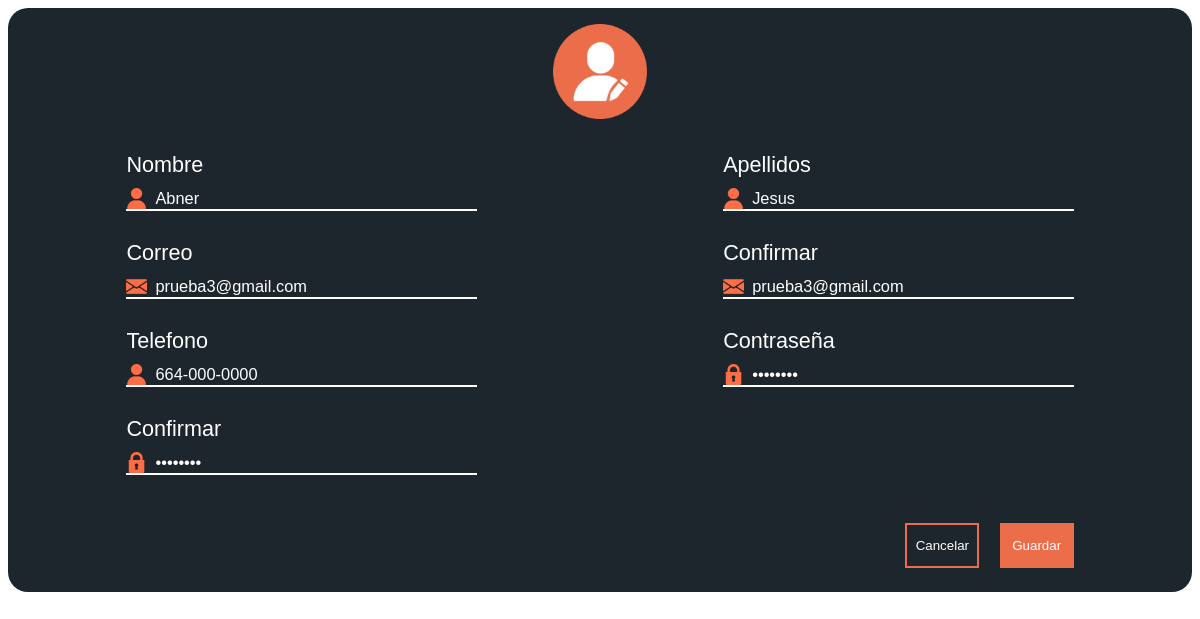
The app's page /_edit.php?var=7 with its own data.
### tables this page shows
CREATE TABLE IF NOT EXISTS `usuario` (
  `ID` int(3) NOT NULL AUTO_INCREMENT,
  `Nombre` varchar(100) NOT NULL,
  `Apellidos` varchar(60) NOT NULL,
  `Clave` varchar(50) NOT NULL,
  `Correo` varchar(100) NOT NULL,
  `Telefono` varchar(12) NOT NULL DEFAULT '664-000-0000',
  `TipoUsuario` char(1) NOT NULL,
  PRIMARY KEY (`ID`),
  KEY `TipoUsuario` (`TipoUsuario`)
);

### Web/_edit.php (the view, shortened to what this page needs)
<!DOCTYPE html>
<html lang="es" dir="ltr">
  <head>
    <link rel="stylesheet" href="js/jquery-ui/jquery-ui.min.css"/>
    <link rel="stylesheet" href="js/jquery-ui/jquery-ui.structure.min.css"/>
    <link rel="stylesheet" href="js/jquery-ui/jquery-ui.theme.min.css"/>
    <link rel="stylesheet" type="text/css" href="js/tooltipster-master/dist/css/tooltipster.bundle.min.css" />
    <link rel="stylesheet" href="css/msg-alert.css">
    <link rel="stylesheet" href="css/edit.css">
  </head>
  <body>
    <div class="container">
      <div class="container-img">
        <img src="img/editar.png" alt="" class="icon-title">
      </div>
      <div class="container-form">
        <?php
          $usu = $_GET['var'];
        ?>
        <form action="edit_usuario.php?var2=<?php echo $usu?>" method="post">
          <?php
            $conexion=mysqli_connect("localhost","root","","derechoscopio") or
              die("Problemas con la conexión");
            $registros = mysqli_query($conexion, "select Nombre, Apellidos, Correo, Telefono, Clave from usuario
                                  where ID='$_GET[var]'") or
              die("Problemas en el select:" . mysqli_error($conexion));
            if ($reg = mysqli_fetch_array($registros))
            {
          ?>
              <div class="field line">
                <label for="">Nombre</label>
                <div class="info">
                <img src="img/name.png" alt="" class="icon">
                <input type="text" placeholder="Nombre" class="textbox" name="usuario" value="<?php echo $reg['Nombre']?>" autocomplete="off">
                </div>
              </div>
              <div class="field line">
                <label for="">Apellidos</label>
                <div class="info">
                <img src="img/name.png" alt="" class="icon">
                <input type="text" placeholder="Apellidos" class="textbox" name="apellido" value="<?php echo $reg['Apellidos']?>" autocomplete="off">
              </div>
              </div>
              <div class="field line">
                <label for="">Correo</label>
                <div class="info">
                <img src="img/mail.png" alt="" class="icon">
                <input type="text" placeholder="Correo" class="textbox" name="correo1" value="<?php echo $reg['Correo']?>" autocomplete="off">
              </div>
              </div>
              <div class="field line">
                <label for="">Confirmar</label>
                <div class="info">
                <img src="img/mail.png" alt="" class="icon">
                <input type="text" placeholder="Confirmar" class="textbox" name="correo2" value="<?php echo $reg['Correo']?>" autocomplete="off">
                </div>
              </div>
              <div class="field line">
                <label for="">Telefono</label>
                <div class="info">
                <img src="img/name.png" alt="" class="icon">
                <input type="text" placeholder="000-000-0000" class="textbox"  name="telefono" value="<?php echo $reg['Telefono']?>" autocomplete="off" id="txt-tel">
                </div>
              </div>
              <div class="field line">
                <label for="">Contraseña</label>
                <div class="info">
                <img src="img/lock.png" alt="" class="icon">
                <input type="password" placeholder="••••••" class="textbox"  name="contra1" value="<?php echo $reg['Clave']?>" autocomplete="off">
                </div>
              </div>
              <div class="field line">
                <label for="">Confirmar</label>
                <div class="info">
                <img src="img/lock.png" alt="" class="icon">
                <input type="password" placeholder="••••••" class="textbox"  name="contra2" value="<?php echo $reg['Clave']?>" autocomplete="off">
                </div>
              </div>
              <div class="field" id="field-button">
                <input type="button" id="btn-cancel" value="Cancelar">
                <form>
                  <input type="submit" name=""  class="button-save" value="Guardar" id="btn-save">
                </form>
              </div>
          <?php
            }
          ?>
        </form>
      </div>
    </div>
  </body>
</html>

### Web/css/edit.css (style rules this page uses)
* { font-family: poppins, 'arial'; }
.container { width: 100%; height: auto; padding-bottom: 24px; background: #1D262D; border-radius: 20px; }
.container-img { width: 100%; text-align: center; }
.icon-title { width: 8%; margin-top: 16px; }
form { display: flex; justify-content: space-between; flex-wrap: wrap; width: 80%; margin: auto; }
.container-form { width: 100% }
.field { width: 37%; padding-top: 19px; }
.icon { width: 6%; }
label { display: flex; color: white; font-size: calc(0.6em + 1vw); padding: 10px 0; }
.textbox { border: 0; background: transparent; width: 84%; color: white; font-size: calc(0.5em + 0.7vw); outline: none; padding-left: 8px; }
::placeholder { font-size: calc(0.5em + 0.7vw); color: #B8B8B8; }
.line { border-bottom: 2px solid white; }
.info { display: flex; align-items: center; }
#field-button { width: 100%; text-align: right; margin-top: 29px; }
.button-save { background: #EC6D4A; color: white; border: 2px solid #EC6D4A; width: calc(5em + 0.6vw); height: calc(3em + 0.4vw); }
#btn-cancel { border: 2px solid #EC6D4A; color: white; background: transparent; width: calc(5em + 0.6vw); height: calc(3em + 0.4vw); margin-right: 16px; cursor: pointer; }

### records on screen
usuario: usuario "Abner", apellido "Jesus", correo1 "prueba3@gmail.com", correo2 "prueba3@gmail.com", telefono "664-000-0000"
